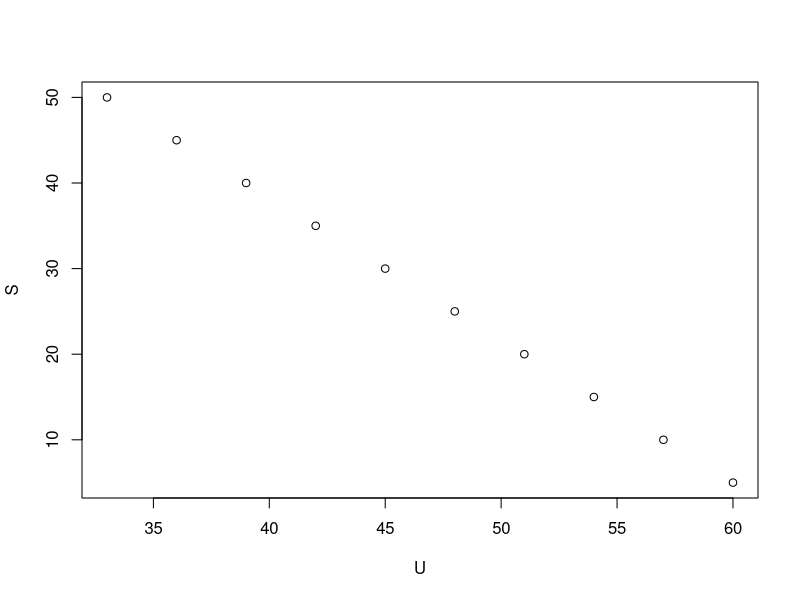
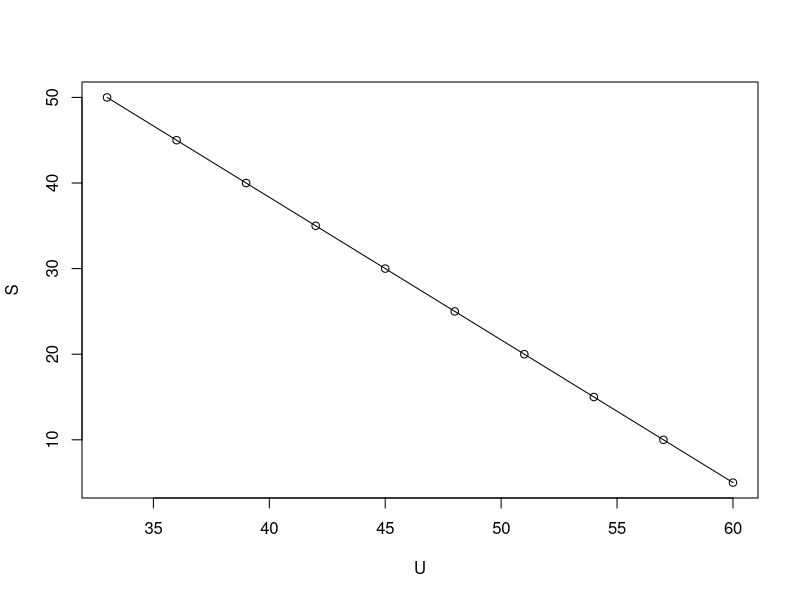
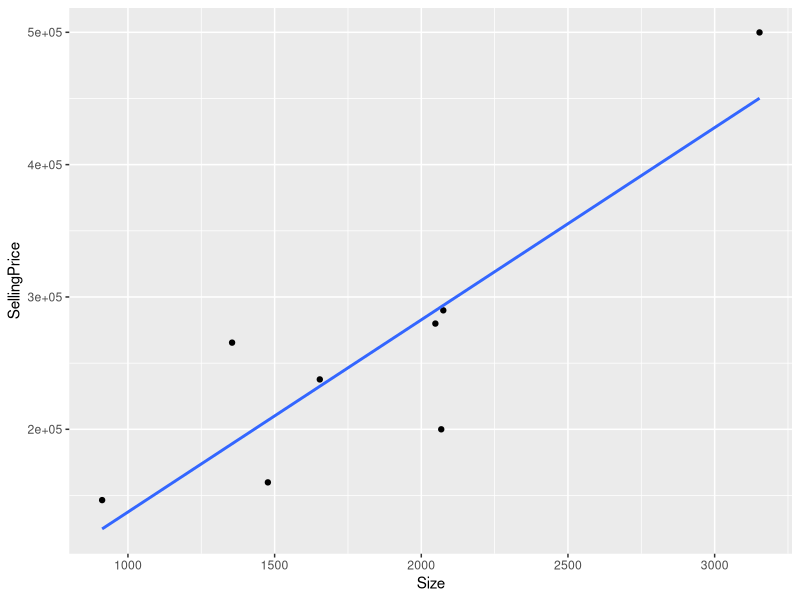
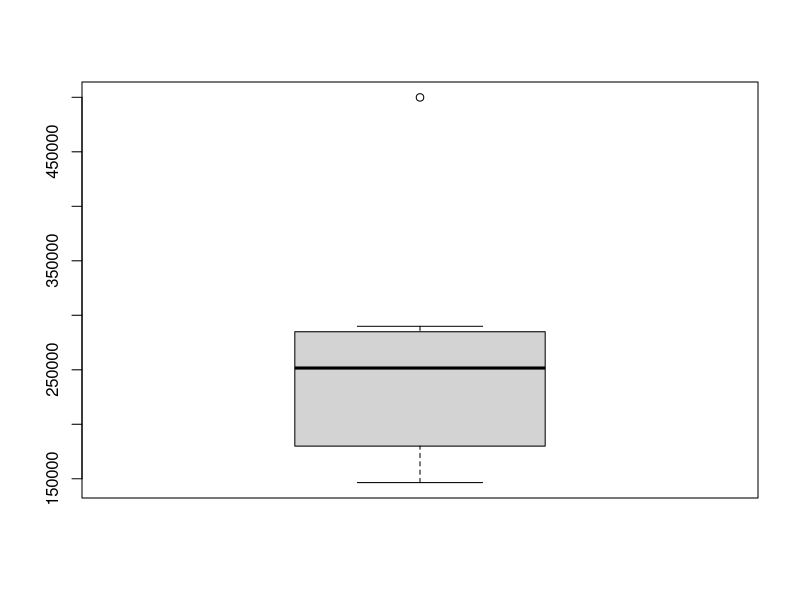
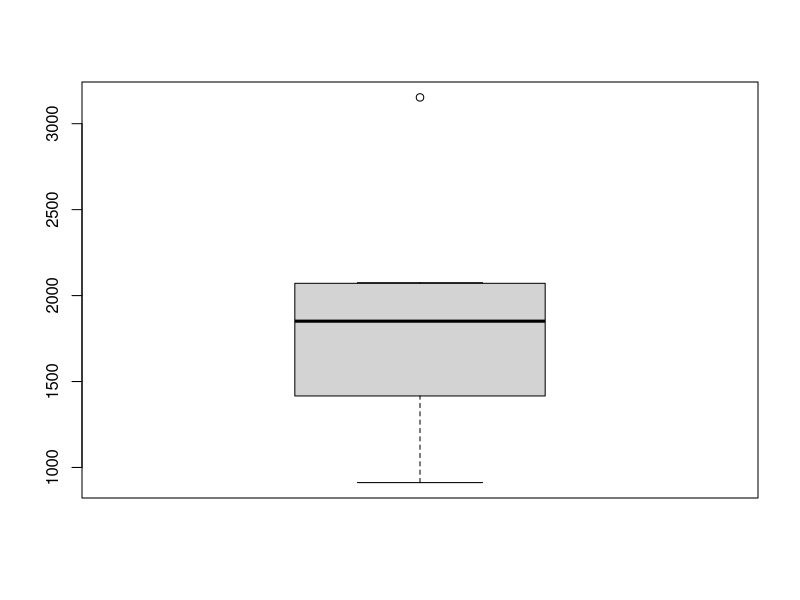
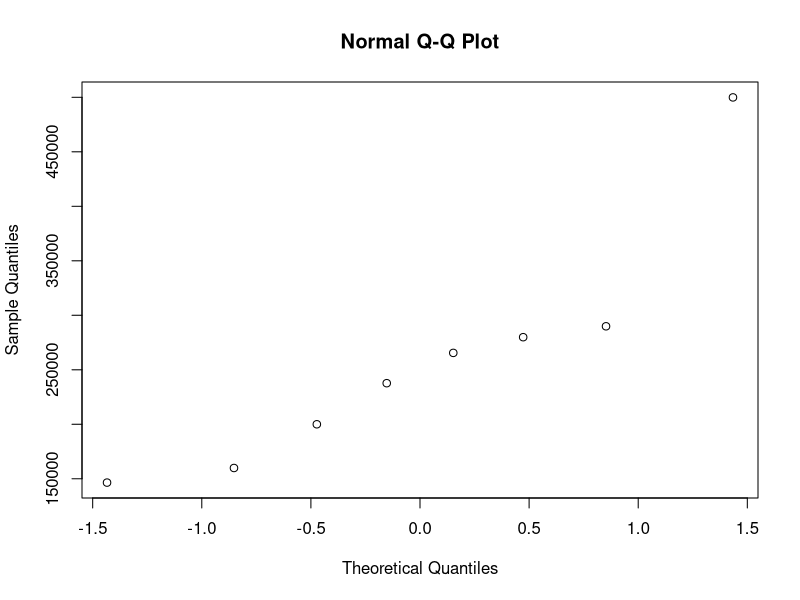
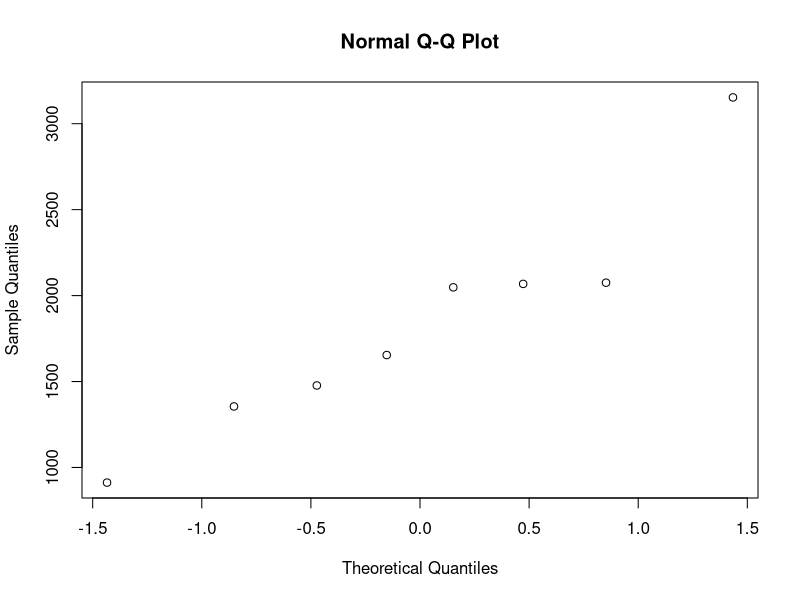

These figures' R source, in order:




library(tidyverse)

# Linear Regression (Continued)  Multiple Regression (An Introduction)

# Preliminaries
# True (Population Equation)
# y = B + B1x  (Deterministic Model: each value of x corresponds to a
# unique value of y)  For an arbitrary data set this is rare and 
# unusual

# E(y) = B + B1x (Probabilistic Model: each value of x does not
# necessarily correspond to a unique value of y. that is, the y's can
# vary for a given value of x.  E(y) is called the expected value of 
# the different y values for a fixed x value. E(y) is also said to be
# the mean of the different y values for a fixed x value)

# E(y) is formally called the linear regression function


#Example 1  (A perfect Fit!!)

S<-c(5, 10, 15, 20, 25, 30, 35, 40, 45, 50)
S  # (Dependent or Response)
U<-c(60,57,54,51,48,45,42,39,36,33)
U  #(Independent or Explanatory)

# Let's examine the scatter plot

plot(S~U)

# Lets find the correlation coefficient  (r or R)
cor(S,U)  

# Wow !!  Perfect correlation !!

# Now let's produce a linear model

lm(S~U)->k
k

summary(k)

# The linear regression model is:  S =  1.05000 - 1.667U

# Let's  graph the regression line through the data points
scatter.smooth(S~U)

# Let's examine the output.

# Why is the Residual standard error nearly 0 ?

# What is the typical distance between a sampled slope estimate
# and the true slope from the population ?

# Interpret the Multiple R-squared value.

# Should the null hypothesis that the Population slope equals 
# zero be rejected ?

# Is the relationship between the response variable and the 
# explanatory variable of the population dependent or independent ?

# Example 2  Textbook Problem

# The prediction equation relating the  x = years of education and 
# y = annual income in dollars is  y(hat) = -20,000 +  4000x, 
# and the correlation = .50.  The standard deviations were 2.0 for
# x and 16,000 for y.

#   a) Interpret the slope

#   b) For a correlation of .50, do you expect a strong or weak 
# linear pattern shown by the scatter plot?

#   c) Find the proportion of the variability in y that is explained
# by the linear regression model. What proportion of the variability
# is due to other factors or chance?

#   d) Show how to find the correlation from the slope.

#       r = b(s(x)/s(y))


# Example 3

tribble(~Home,  ~SellingPrice,  ~Size,  ~Taxes,  ~Bedrooms,   ~Bathrooms,  ~New,
           1,       279900,      2048,    3104,       4,          2,       "No",
           2,       146500,       912,    1173,       2,          1,       "No",
           3,       237700,      1654,    3076,       4,          2,       "No",
           4,       200000,      2068,    1608,       3,          2,       "No",
           5,       159900,      1477,    1454,       3,          3,       "No",
           6,       499900,      3153,    2997,       3,          2,       "Yes",
           7,       265500,      1355,    4054,       3,          2,       "No",
           8,       289900,      2075,    3002,       3,          2,       "Yes"
        )-> Homes
Homes

# Let's examine the scatter plot

ggplot(data = Homes) +
  geom_point(mapping = aes(y = SellingPrice,  x = Size)) +
  geom_smooth(method = lm, mapping =  aes(y = SellingPrice,  x = Size),
  se = FALSE)

# Based on the scatter plot how would you rate the linear pattern of the data points?
#   poor   moderate   strong    very strong ?

# Check the boxplots for outliers

boxplot(Homes$SellingPrice)
boxplot(Homes$Size)

# Check the qq plots for normality
qqnorm(Homes$SellingPrice)
qqnorm(Homes$Size)

# Let's produce the linear regression model and look at important summary measures

lm(Homes$SellingPrice~Homes$Size)

lm(Homes$SellingPrice~Homes$Size)-> xx
xx
summary(xx)
cor(Homes$SellingPrice,Homes$Size)


# Find the 95% confidence interval of the population slope. 

# The formula is   b +/- t(se).  We can find b and se from
# the output table.  Let's use R coding to find t.

qt(p=.025, df=6, lower.tail = FALSE)

#   b +/-  t(se)
#   145.23 +/- 2.446912(32.35)  =  145.23 +/-  79.1576
#   145.23 - 79.1576 = 66.0724
#   145.23 + 79.1576 = 224.3876

# LB 66.0724        UB 224.3876 

# Interpretation: We are 95% confident that the true population slope falls between 66.0724 and
# 224.3876

# Let's find the correlation coefficient  (r or  R)
cor.test(Homes$SellingPrice,Homes$Size)



# INTRODUCTION TO MULTIPLE REGRESSION  
# (Usage of two or more independent variables)

tribble(~SellingPrice,  ~Size,  ~Taxes,  ~Bedrooms,    
               279900,      2048,    3104,       4,                 
               146500,       912,    1173,       2,                 
               237700,      1654,    3076,       4,                 
               200000,      2068,    1608,       3,                 
               159900,      1477,    1454,       3,                 
               499900,      3153,    2997,       3,                 
               265500,      1355,    4054,       3,                 
               289900,      2075,    3002,       3,                 
)-> Homes1
Homes1

# Produce a full multiple regression model, using all independent 
# variables  (Selling price is the dependent variable)


lm(SellingPrice ~ Size + Taxes + Bedrooms ,  
   Homes1) -> x
x

# Proposed Multiple Regression Model

# Selling Price = 33411.84 + 136.55(Size) +  52.33(Taxes) 
# -50882.64(bedrooms)  

summary(x)

# Is the overall model significant ?  Why or Why not.

cor(Homes1)


# Is there a problem with multicollinearity among the independent variables? (Explanatory or
# independent variables that are highly correlated with one another; the predicting power of
# the model does not improve if there is high correlation between independent variables)


# Which independent variables should be eliminated from your model If any?

lm(SellingPrice ~ Size, Homes1)-> gg
gg

summary(gg)


# Classwork data table

tribble(~Height,   ~Weight,  ~HeadCircumference,
        30,         339,           47,
        26.25,      267,           42,
        25,         289,           43,
        27,         332,           44.5,
        27.5,       272,           44,
        24.5,       214,           40.5,
        27.75,      311,           44,
        25,         259,           41.5,
        28,         298,           46,
        27.25,      288,           44,
        26,         277,           44,
        27.25,      292,           44.5,
        27,         302,           42.5,
        28.25,      336,           44.5
        
) -> W
W


q()
y

